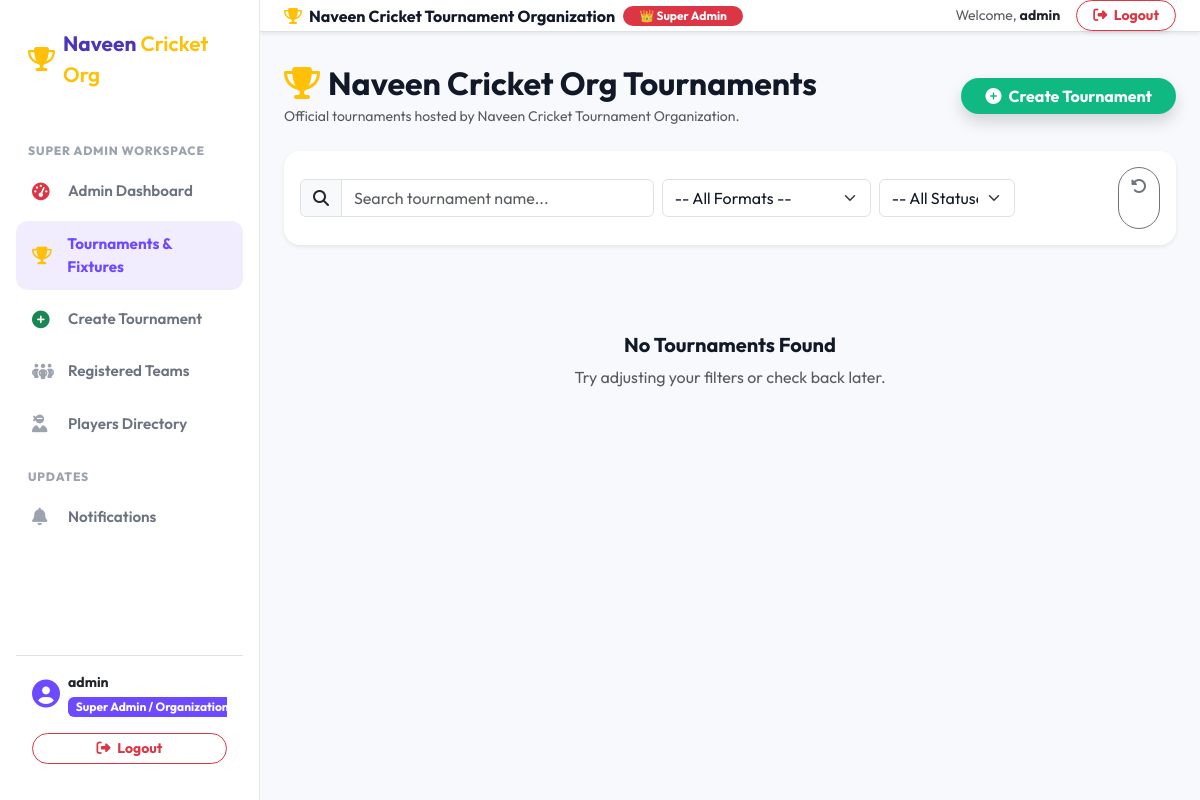
Before: /tournaments/ (signed in) with the older database file.
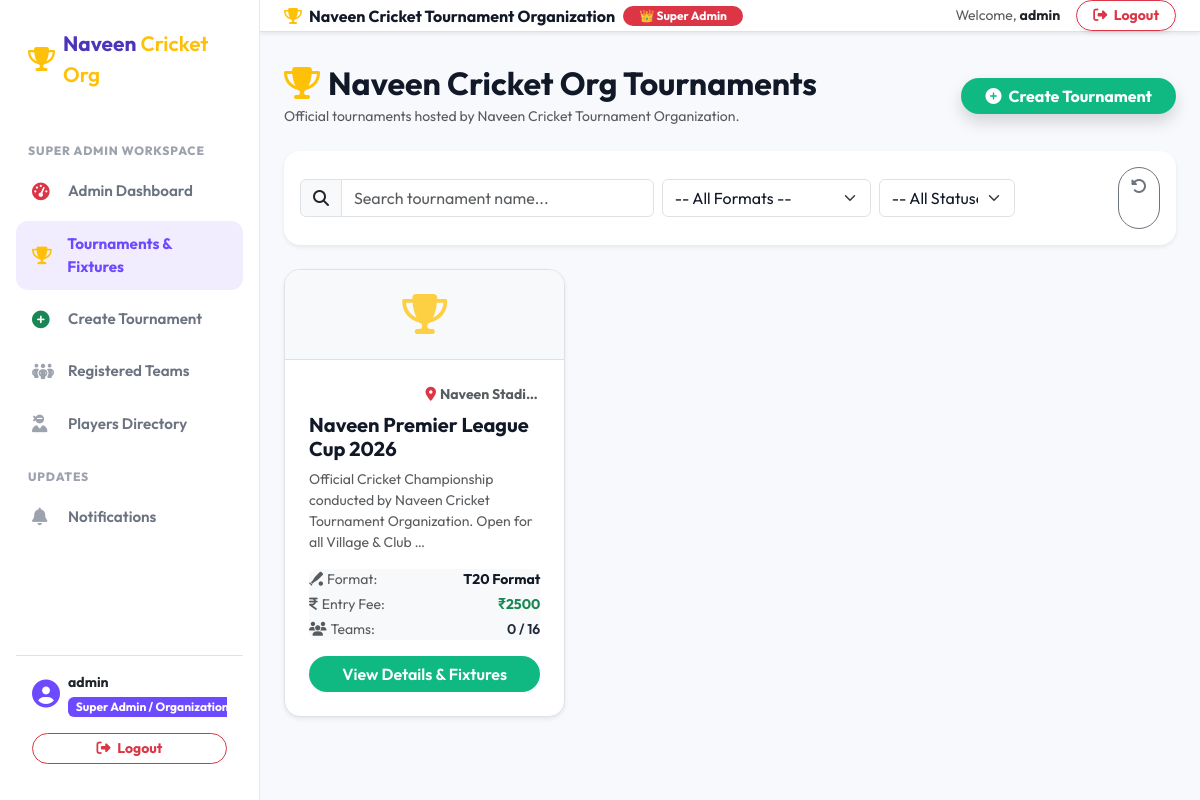
After: the same page with the newer database file.
### apps/tournaments/models.py (models this page shows, shortened)
class Tournament(models.Model):
    class TournamentType(models.TextChoices):
        T20 = 'T20', 'T20 Format'
        TEN_OVER = '10_OVER', '10 Overs Format'
        KNOCKOUT = 'KNOCKOUT', 'Knockout Tournament'
        LEAGUE_KNOCKOUT = 'LEAGUE_KNOCKOUT', 'League + Knockout'
        BOX_CRICKET = 'BOX_CRICKET', 'Box Cricket / Indoor'
    class Status(models.TextChoices):
        DRAFT = 'DRAFT', 'Draft'
        UPCOMING = 'UPCOMING', 'Upcoming'
        REGISTRATION_OPEN = 'REGISTRATION_OPEN', 'Registration Open'
        REGISTRATION_CLOSED = 'REGISTRATION_CLOSED', 'Registration Closed'
        ONGOING = 'ONGOING', 'Ongoing'
        COMPLETED = 'COMPLETED', 'Completed'
        CANCELLED = 'CANCELLED', 'Cancelled'
    name = models.CharField(max_length=200)
    tournament_type = models.CharField(
        max_length=50,
        choices=TournamentType.choices,
        default=TournamentType.T20
    )
    description = models.TextField()
    district = models.ForeignKey('locations.District', on_delete=models.SET_NULL, null=True, related_name='tournaments')
    taluk = models.ForeignKey('locations.Taluk', on_delete=models.SET_NULL, null=True, blank=True, related_name='tournaments')
    village = models.ForeignKey('locations.Village', on_delete=models.SET_NULL, null=True, blank=True, related_name='tournaments')
    venue = models.CharField(max_length=255)
    start_date = models.DateField()
    end_date = models.DateField()
    registration_start_date = models.DateField()
    registration_end_date = models.DateField()
    entry_fee = models.DecimalField(max_digits=10, decimal_places=2, default=0.00)
    organizer = models.ForeignKey(settings.AUTH_USER_MODEL, on_delete=models.CASCADE, related_name='organized_tournaments')
    contact_phone = models.CharField(max_length=15)
    contact_email = models.EmailField()
    max_teams = models.PositiveIntegerField(default=16)
    status = models.CharField(
        max_length=25,
        choices=Status.choices,
        default=Status.REGISTRATION_OPEN
    )
    banner = models.ImageField(upload_to='tournament_banners/', blank=True, null=True)
    created_at = models.DateTimeField(auto_now_add=True)
    updated_at = models.DateTimeField(auto_now=True)
    class Meta:
        ordering = ['-start_date']
    @property
    def registered_teams_count(self):
        return self.registrations.filter(status='APPROVED').count()

### apps/tournaments/views.py (the view)
# urls.py: path('', tournament_list_view, name='tournament_list'),
@login_required(login_url='login')
def tournament_list_view(request):
    tournaments = Tournament.objects.all().select_related('organizer')
    status_filter = request.GET.get('status')
    type_filter = request.GET.get('type')
    search_query = request.GET.get('q')
    if status_filter:
        tournaments = tournaments.filter(status=status_filter)
    if type_filter:
        tournaments = tournaments.filter(tournament_type=type_filter)
    if search_query:
        tournaments = tournaments.filter(name__icontains=search_query)
    return render(request, 'tournaments/tournament_list.html', {
        'tournaments': tournaments,
        'selected_status': status_filter,
        'selected_type': type_filter,
        'search_query': search_query,
        'tournament_types': Tournament.TournamentType.choices,
        'tournament_statuses': Tournament.Status.choices,
    })

### apps/accounts/models.py (called while the page is built)
    @property
    def is_admin_role(self):
        return self.role == self.Role.ADMIN or self.is_superuser

### apps/notifications/context_processors.py (called while the page is built)
def unread_notifications(request):
    if request.user.is_authenticated:
        unread_count = Notification.objects.filter(recipient=request.user, is_read=False).count()
        recent_notifications = Notification.objects.filter(recipient=request.user)[:5]
        return {
            'unread_notifications_count': unread_count,
            'recent_notifications': recent_notifications
        }
    return {
        'unread_notifications_count': 0,
        'recent_notifications': []
    }

### templates/tournaments/tournament_list.html (shortened to what the changed rows need)
{% extends 'base.html' %}
{% block content %}
<div class="d-flex flex-column flex-md-row justify-content-between align-items-md-center gap-3 mb-4">
    <div>
        <h2 class="fw-bold text-navy mb-1"><i class="fa-solid fa-trophy text-warning me-2"></i>Naveen Cricket Org Tournaments</h2>
    </div>
</div>
<div class="row g-4">
    {% for t in tournaments %}
        <div class="col-md-6 col-lg-4">
            <div class="tournament-card h-100 d-flex flex-column bg-white shadow-sm border rounded-4 overflow-hidden">
                <div class="tournament-banner-placeholder bg-light text-center p-4 border-bottom">
                    <i class="fa-solid fa-trophy fs-1 text-warning opacity-75"></i>
                </div>
                <div class="p-4 d-flex flex-column flex-grow-1">
                    <div class="d-flex justify-content-between align-items-center mb-2">
                        <span class="badge badge-status
                            {% if t.status == 'ONGOING' %}badge-ongoing
                            {% elif t.status == 'REGISTRATION_OPEN' %}badge-registration-open
                            {% else %}badge-upcoming{% endif %}">
                        </span>
                        <span class="small text-muted fw-bold text-truncate" style="max-width: 150px;">
                            <i class="fa-solid fa-location-dot me-1 text-danger"></i>{{ t.venue }}
                        </span>
                    </div>
                    <h5 class="fw-bold mb-2 text-navy">{{ t.name }}</h5>
                    <p class="text-muted small line-clamp-2 mb-3">{{ t.description|truncatewords:15 }}</p>
                    <div class="bg-light p-2.5 rounded-3 mb-3 small">
                        <div class="d-flex justify-content-between mb-1">
                            <span class="text-muted"><i class="fa-solid fa-baseball-bat-ball me-1"></i>Format:</span>
                            <span class="fw-bold text-navy">{{ t.get_tournament_type_display }}</span>
                        </div>
                        <div class="d-flex justify-content-between mb-1">
                            <span class="text-muted"><i class="fa-solid fa-indian-rupee-sign me-1"></i>Entry Fee:</span>
                            <span class="fw-bold text-success">₹{{ t.entry_fee|floatformat:0 }}</span>
                        </div>
                        <div class="d-flex justify-content-between">
                            <span class="text-muted"><i class="fa-solid fa-users me-1"></i>Teams:</span>
                            <span class="fw-semibold">{{ t.registered_teams_count }} / {{ t.max_teams }}</span>
                        </div>
                    </div>
                    <div class="mt-auto">
                        <a href="{% url 'tournament_detail' t.id %}" class="btn btn-emerald w-100 rounded-pill">View Details & Fixtures</a>
                    </div>
                </div>
            </div>
        </div>
    {% empty %}
        <div class="col-12 text-center py-5">
            <h5 class="fw-bold text-navy">No Tournaments Found</h5>
            <p class="text-muted">Try adjusting your filters or check back later.</p>
        </div>
    {% endfor %}
</div>
{% endblock %}

Changed rows visible on the page:
added Tournament: venue "Naveen Stadi…", name "Naveen Premier League Cup 2026", description "Official Cricket Championship conducted by Naveen Cricket Tournament Organization. Open for all Village & Club …", tournament_type "T20 Format", entry_fee "2500", registered_teams_count "0", max_teams "16"
Other visible differences:
text no longer shown: "No Tournaments Found Try adjusting your filters or check back later."
